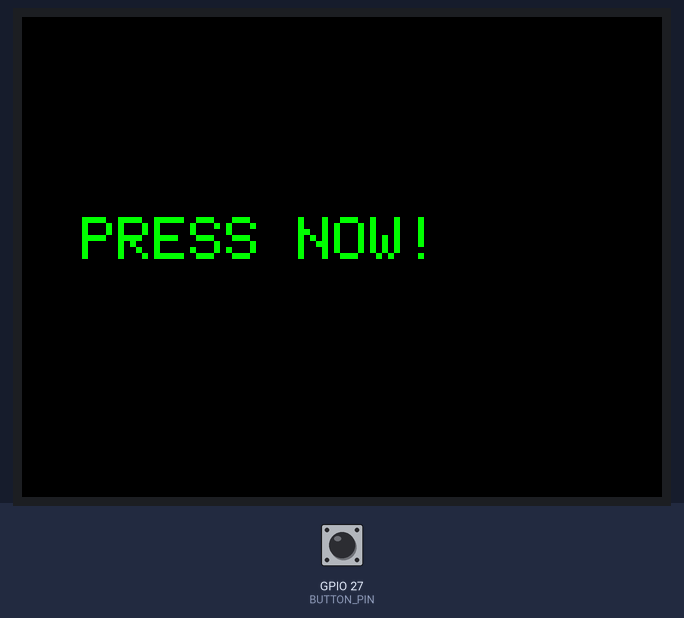
Bench run of a sketch on a simulated ESP32. On the bench: 320×240 colour display. The test bench sets the inputs (shaded band); at power-on: GPIO 27 (BUTTON_PIN) HIGH. Random numbers use the default seed unless the sketch sets one.

Above: at 3.5 s.
3.6 s: GPIO 27 (BUTTON_PIN) pulled LOW for 0.15 s
At 5.1 s:
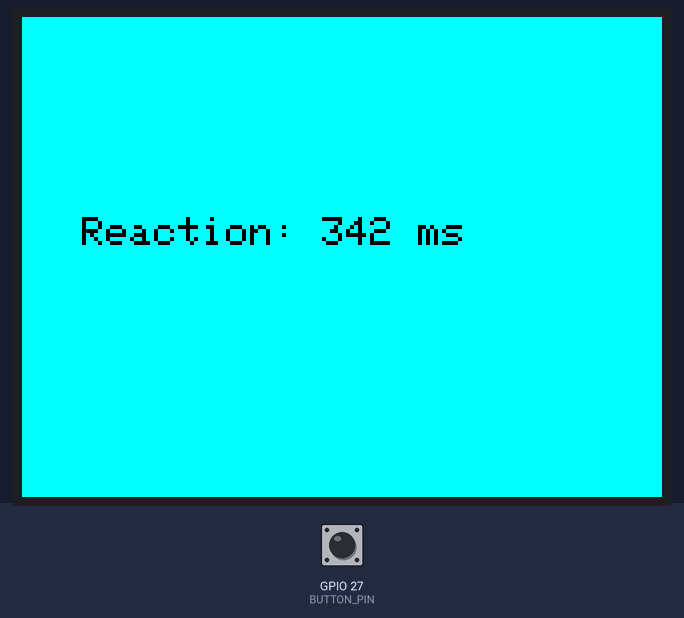
At 6.5 s:
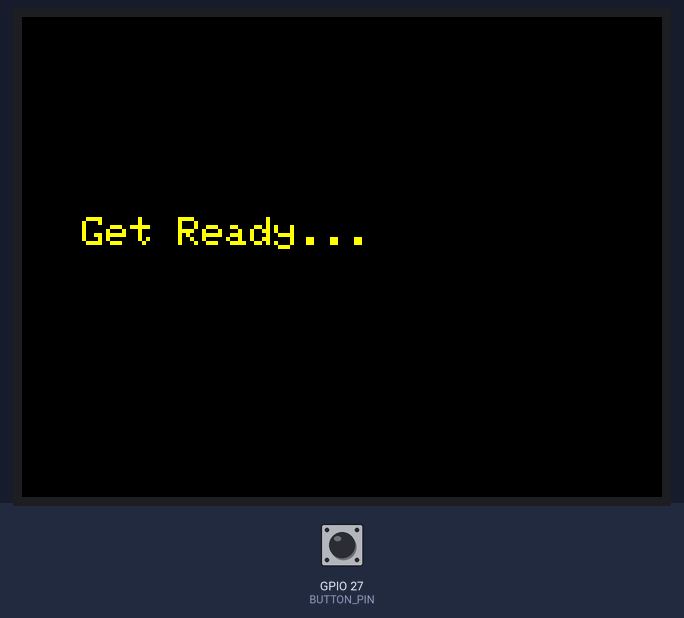
6.7 s: GPIO 27 (BUTTON_PIN) pulled LOW for 1 s
At 7.5 s:
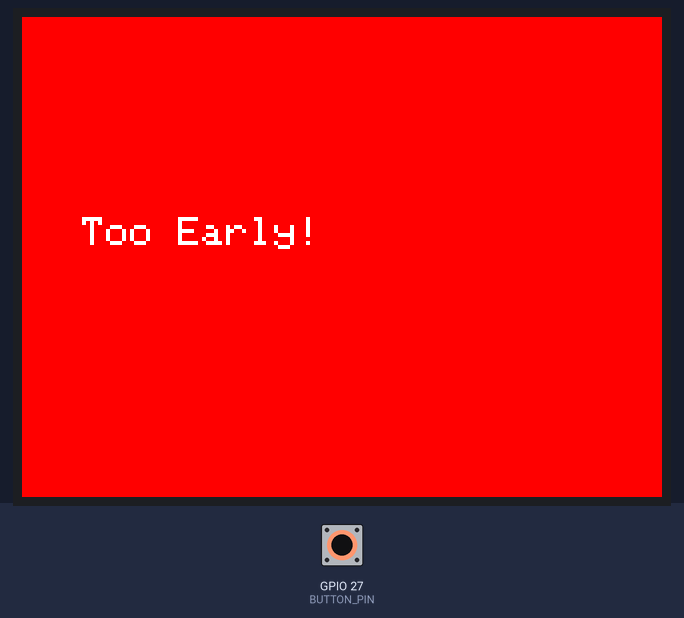
10.3 s: GPIO 27 (BUTTON_PIN) pulled LOW for 3.2 s
Timing chart, 0 to 13.3 s (numbered marks = the images above; inputs shaded):
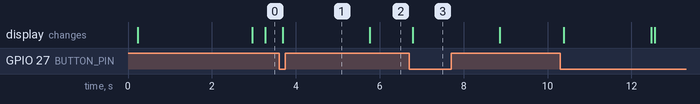

Measured:
- after the input at 3.6 s, the display: changes after 0.09 s (image 1)

The sketch:

sketch.ino
```cpp
#include <Adafruit_GFX.h>
#include <Adafruit_ILI9341.h>
#include <SPI.h>

#define TFT_CS   5
#define TFT_DC   2
#define TFT_RST  4
#define BUTTON_PIN 27

Adafruit_ILI9341 tft = Adafruit_ILI9341(TFT_CS, TFT_DC, TFT_RST);

bool waiting = false;
bool readyToPress = false;
unsigned long startTime;
unsigned long cueTime;

void setup() {
  Serial.begin(115200);
  pinMode(BUTTON_PIN, INPUT_PULLUP);
  tft.begin();
  tft.setRotation(1);  // ✅ Landscape طبيعي
  randomSeed(analogRead(0));
  startNewRound();
}

void startNewRound() {
  tft.fillScreen(ILI9341_BLACK);
  tft.setTextColor(ILI9341_YELLOW);
  tft.setTextSize(2);
  tft.setCursor(30, 100);
  tft.println("Get Ready...");
  waiting = true;
  readyToPress = false;
  cueTime = millis() + random(2000, 6000);
}

void loop() {
  unsigned long now = millis();

  if (waiting && now >= cueTime) {
    tft.fillScreen(ILI9341_MAGENTA);
    delay(150);
    tft.fillScreen(ILI9341_BLACK);
    tft.setTextColor(ILI9341_GREEN);
    tft.setTextSize(3);
    tft.setCursor(30, 100);
    tft.println("PRESS NOW!");
    startTime = millis();
    waiting = false;
    readyToPress = true;
  }

  if (digitalRead(BUTTON_PIN) == LOW) {
    delay(10);
    if (digitalRead(BUTTON_PIN) == LOW) {
      if (readyToPress) {
        unsigned long reactionTime = millis() - startTime;
        tft.fillScreen(ILI9341_CYAN);
        tft.setTextColor(ILI9341_BLACK);
        tft.setTextSize(2);
        tft.setCursor(30, 100);
        tft.print("Reaction: ");
        tft.print(reactionTime);
        tft.println(" ms");
      } else {
        tft.fillScreen(ILI9341_RED);
        tft.setTextColor(ILI9341_WHITE);
        tft.setTextSize(2);
        tft.setCursor(30, 100);
        tft.println("Too Early!");
      }

      delay(2000);
      startNewRound();
    }
  }
}
```
